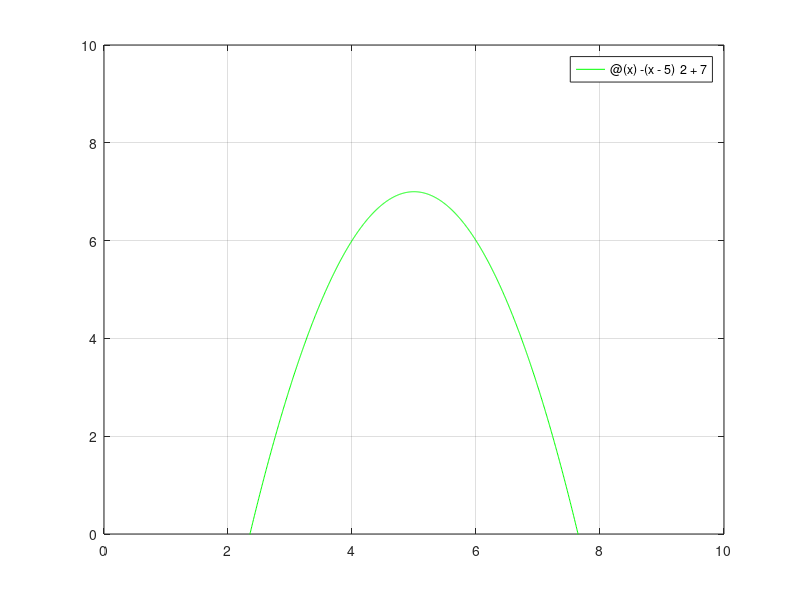

Write the MATLAB code that produced this figure.
%BAD BREAKS BAD BATTERY

% fplot(0.2,[0 10],'b')
% hold on
% fplot(@(x) 10-x,[0 10],'g')
% hold on
% fplot(10,[0 7],'r')
% hold on
% fplot(@(x) (log(x-6.5)/log(0.8))+ 6.9,[7 10],'r')
% hold off
% grid on
% xlim([0 10])
% ylim([0 10])

%GOOD BREAKS BAD BATTERY

% fplot(0.8,[0 10],'b')
% hold on
% fplot(@(x) 10-x,[0 10],'g')
% hold on
% fplot(10,[0 7],'r')
% hold on
% fplot(@(x) (log(x-6)/log(0.9))+ 10,[7 10],'r')
% hold off
% grid on
% xlim([0 10])
% ylim([0 10])


%BAD BREAKS GOOD BATTERY 

% fplot(0.2,[0 10],'b')
% hold on
% fplot(@(x) 10-x/2,[0 10],'g')
% hold on
% fplot(10,[0 6],'r')
% hold on
% fplot(@(x) (log(x-5.5)/log(0.8))+ 6.9,[6 10],'r')
% hold off
% grid on
% xlim([0 10])
% ylim([0 10])


%GOOD BREAKS GOOD BATTERY 

% fplot(0.8,[0 10],'b')
% hold on
% fplot(@(x) 10-x/2,[0 10],'g')
% hold on
% fplot(10,[0 6],'r')
% hold on
% fplot(@(x) (log(x-5)/log(0.9))+ 10,[6 10],'r')
% hold off
% grid on
% xlim([0 10])
% ylim([0 10])



% fplot(@(x) 10-x,[4 6],'g')
% grid on
% xlim([0 10])
% ylim([0 10])


% fplot(@(x) 10-x,[4 6],'g')
% grid on
% xlim([0 10])
% ylim([0 10])

%fplot(@(x) 10-x,[0 4],'g')
%hold on
fplot(@(x) -(x-5)^2+7 ,[0 10],'g')
%hold on
%fplot(@(x) 10-x,[7 10],'g')
%hold off
grid on
xlim([0 10])
ylim([0 10])







%%%%%%%%%%%%%%%%%



%fplot(@(x) log(x)/log(0.5))
%grid on

%fplot(20,[0,5],'b')
%hold on
%fplot(10,[5,15],'b')
%hold off
%grid on




%dist = [2.3, 9.7, 4.2, 5.6, 1.1, 8.8, 7.9, 2.1, 9.2, 5.1, 8.0];
%bend = [0,0,0,0,0,0,0,0,1,0,0];
%comp = sin(t)+4;
%plot(t,bend,t,dist,t,comp)
%legend('bend','dist','comp')

    